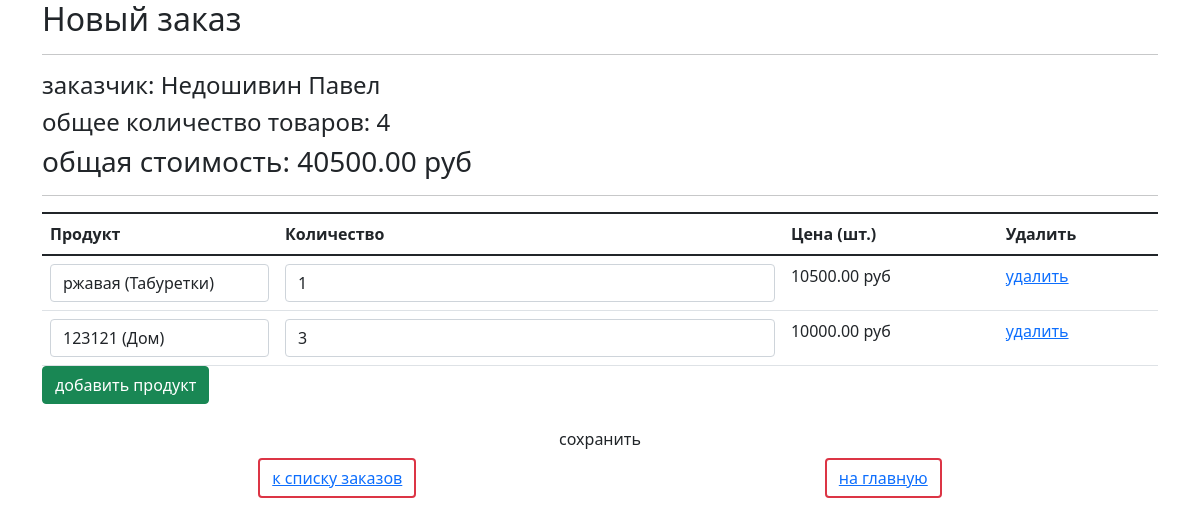
/order/create/ (signed in), run on an earlier commit of the app's database.
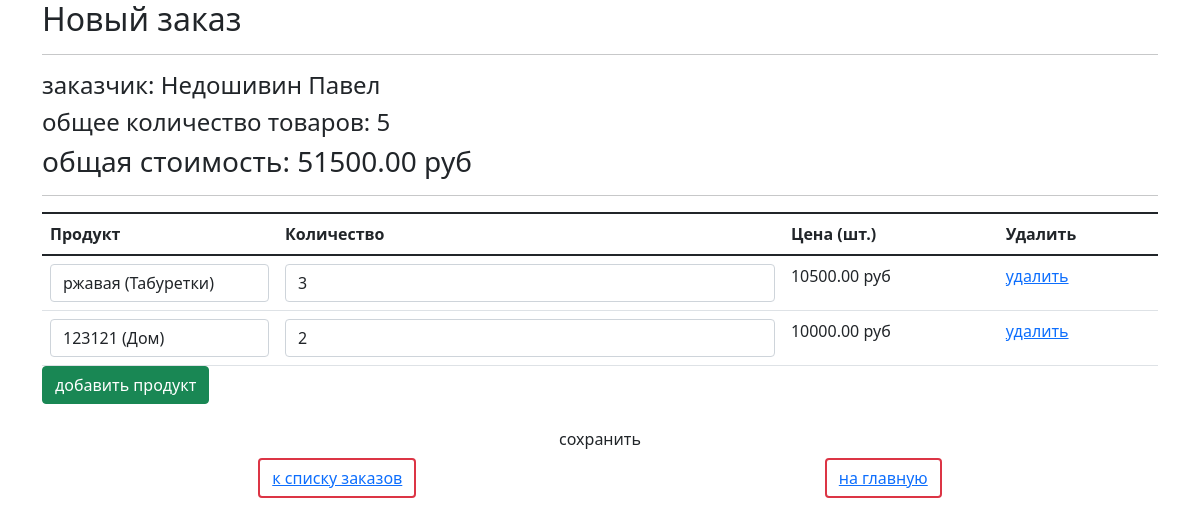
And on a later commit of the database.
### basket/models.py (models this page shows, shortened)
class Basket(models.Model):
    user = models.ForeignKey(settings.AUTH_USER_MODEL, on_delete=models.CASCADE, related_name='basket')
    product = models.ForeignKey(Product, on_delete=models.CASCADE)
    quantity = models.PositiveIntegerField(default=0, verbose_name='количество')
    add_datatime = models.DateTimeField(auto_now_add=True,
                                        verbose_name='время')  # TODO Заменить название поля на add_datetime
    class Meta:
        verbose_name = 'Корзина'
        verbose_name_plural = 'Корзина'
    @property
    def product_cost(self):
        return self.product.price * self.quantity
    @property
    def total_quantity(self):
        _items = Basket.objects.filter(user=self.user)
        return sum(list(map(lambda x: x.quantity, _items)))
    @property
    def total_cost(self):
        _items = Basket.objects.filter(user=self.user)
        return sum(list(map(lambda x: x.product_cost, _items)))

### authapp/models.py (models this page shows, shortened)
class UserProfile(AbstractUser):
    avatar = models.ImageField(upload_to='avatar', blank=True, verbose_name='Аватар')
    age = models.PositiveIntegerField(verbose_name='Возраст', blank=True, default=18)
    is_superuser = models.BooleanField(default=False, verbose_name='Администратор')
    activate_key = models.CharField(max_length=128, verbose_name='Код активации', blank=True, null=True)
    activate_key_expired = models.DateTimeField(blank=True, null=True)
    class Meta:
        verbose_name = 'Пользователь'
        verbose_name_plural = 'Пользователь'

### mainapp/models.py (models this page shows)
class Product(models.Model):
    category = models.ForeignKey(ProductCategory, on_delete=models.CASCADE, verbose_name='Категория')
    name = models.CharField(max_length=128, verbose_name='Наименование')
    image = models.ImageField(upload_to='products', blank=True, verbose_name='Изображение')
    short_desc = models.CharField(max_length=255, verbose_name='Краткое описание')
    description = models.TextField(verbose_name='Описание')
    price = models.DecimalField(decimal_places=2, max_digits=10, default=0, verbose_name='Цена')
    quantity = models.PositiveSmallIntegerField(default=0, verbose_name='Количество')
    is_active = models.BooleanField(default=True, verbose_name='Запись активна')
    updated_at = models.DateTimeField(auto_now=True, null=True, blank=True)
    created_at = models.DateTimeField(auto_now_add=True, null=True, blank=True)
    def __str__(self):
        return f'{self.name} ({self.category.name})'
    class Meta:
        verbose_name = 'Продукты'
        verbose_name_plural = 'Продукты'
        ordering = ('-id',)
    @staticmethod
    def get_items():
        return Product.objects.filter(is_active=True). \
            order_by('category', 'name')

### ordersapp/views.py (the view, shortened to what this page needs)
# urls.py: path('create/', ordersapp.OrderItemsCreateView.as_view(), name='order_create'),
class OrderItemsCreateView(CreateView, ):
    model = Order
    fields = []
    success_url = reverse_lazy('order:order_list')
    def get_context_data(self, **kwargs):
        context_data = super().get_context_data(**kwargs)
        OrderFormSet = inlineformset_factory(Order, OrderItem, OrderItemForm, extra=1)
        if self.request.POST:
            formset = OrderFormSet(self.request.POST)
        else:
            basket_items = Basket.objects.filter(user=self.request.user)
            if basket_items.exists():
                OrderFormSet = inlineformset_factory(Order, OrderItem, OrderItemForm, extra=basket_items.count())
                formset = OrderFormSet()
                for num, form in enumerate(formset.forms):
                    form.initial['product'] = basket_items[num].product
                    form.initial['quantity'] = basket_items[num].quantity
                    form.initial['price'] = basket_items[num].product.price
            else:
                formset = OrderFormSet()
        context_data['orderitems'] = formset
        return context_data

### mainapp/context_processors.py (called while the page is built)
def basket(request):
    basket_items = []
    if request.user.is_authenticated:
        basket_items = Basket.objects.filter(user=request.user)
    return {
        'basket': basket_items
    }

### ordersapp/templates/ordersapp/order_form.html (shortened to what this page needs)
{% extends "ordersapp/order_base_template.html" %}
{% load static %}
{% block content %}
    <div class="container">
        {% include 'ordersapp/includes/inc_order_summary.html' %}
        <div class="order_form">
            <form action="" method="post">
                <table class="table">
                    {% for form in orderitems.forms %}
                        {% if forloop.first %}
                            <thead>
                            <tr>
                                {% for field in form.visible_fields %}
                                    <th class="{% cycle 'td1' 'td2' 'td3' 'td4' %} order formset_td">
                                        {{ field.label|capfirst }}
                                    </th>
                                {% endfor %}
                            </tr>
                            </thead>
                        {% endif %}
                        <tr class="formset_row">
                            {% for field in form.visible_fields %}
                                <td class="{% cycle 'td1' 'td2' 'td3' 'td4' %} order formset_td">
                                    {% if field.name != 'price' %}
                                        {{ field }}
                                    {% else %}
                                        {% if field.value %}
                                            <span class="orderitems-{{ forloop.parentloop.counter0 }}-price">
                                                {{ field.value }}
                                            </span> руб
                                        {% endif %}
                                    {% endif %}
                                </td>
                            {% endfor %}
                        </tr>
                    {% endfor %}
                </table>
                <button type="submit" value="сохранить" class="btn btn-default btn-round form-control last">сохранить
                    <br>
                </button>
                {% include 'ordersapp/includes/inc_order_actions.html' %}
            </form>
        </div>
    </div>
{% endblock %}

### ordersapp/templates/ordersapp/includes/inc_order_summary.html
{% if object %}
   <div class="h2">Заказ №{{ object.pk }} от {{ object.created|date:"Y-m-d H:i:s" }}</div>
   <hr>
   <div class="h4">заказчик: {{ user.last_name }} {{ user.first_name }} </div>
   <div class="h4">обновлен: {{ object.updated|date:"Y-m-d H:i:s" }}</div>
   <div class="h4">cтатус: {{ object.get_status_display }}</div>
   <hr>
   <div class="h4">
       общее количество товаров: <span class="order_total_quantity">{{ object.total_quantity }}</span>
   </div>
   <div class="h3">
       общая стоимость: <span class="order_total_cost">{{ object.total_cost }}</span> руб
   </div>
{% else %}
   <div class="h2">Новый заказ</div>
   <hr>
   <div class="h4">заказчик: {{ user.last_name }} {{ user.first_name }} </div>
   {% if basket.0 %}
       <div class="h4">
           общее количество товаров: <span class="order_total_quantity">{{ basket.0.total_quantity }}</span>
       </div>
       <div class="h3">
           общая стоимость: <span class="order_total_cost">{{ basket.0.total_cost }}</span> руб
       </div>
   {% endif %}
{% endif %}
<hr>

What changed in the data, as far as the page shows it:
removed Basket: user+quantity "4", user+product+quantity "40500.00"
added Basket: user+quantity "5", user+product+quantity "51500.00"
Also different on the page:
form field field: "1" → "3"
form field field: "3" → "2"
